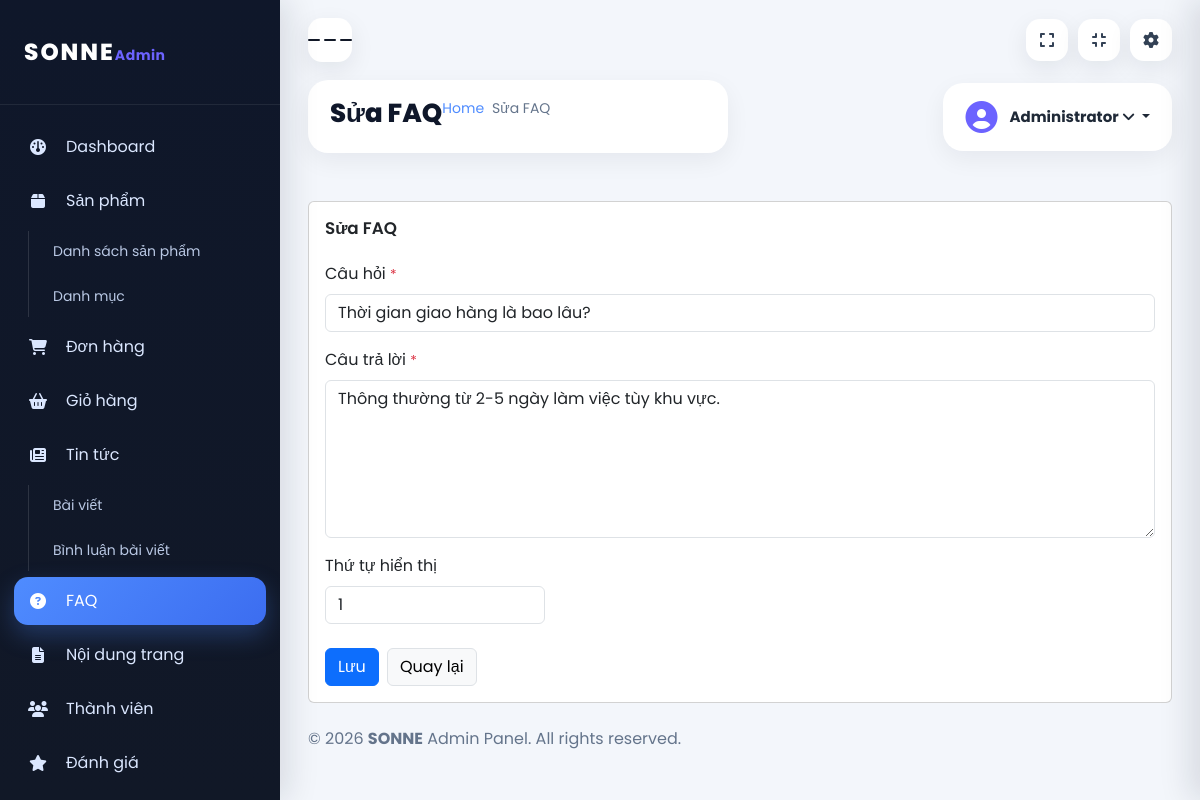
Screenshot of /admin/faq/edit/1 (signed in) with the database file from the repository.
### tables this page shows
CREATE TABLE faqs (
    id INT UNSIGNED AUTO_INCREMENT PRIMARY KEY,
    question VARCHAR(255) NOT NULL,
    answer TEXT NOT NULL,
    sort_order INT NOT NULL DEFAULT 0,
    created_at DATETIME NOT NULL DEFAULT CURRENT_TIMESTAMP,
    updated_at DATETIME NOT NULL DEFAULT CURRENT_TIMESTAMP ON UPDATE CURRENT_TIMESTAMP
);

### controllers/admin/AdminFaqController.php (called while the page is built, shortened)
<?php
class AdminFaqController extends Controller {
    public function edit(array $p): void {
        $faq = FaqModel::find((int)($p['id'] ?? 0));
        $this->renderAdmin('faq/form', compact('faq') + ['title' => 'Sửa FAQ']);
    }
}

### index.php (called while the page is built, shortened)
<?php
require_once __DIR__ . '/config/db.php';
require_once __DIR__ . '/core/Router.php';
require_once __DIR__ . '/core/Model.php';
require_once __DIR__ . '/core/helpers.php';
spl_autoload_register(function (string $class): void {
    $paths = [
        __DIR__ . '/models/' . $class . '.php',
        __DIR__ . '/controllers/' . $class . '.php',
        __DIR__ . '/controllers/admin/' . $class . '.php',
    ];
    foreach ($paths as $path) {
        if (file_exists($path)) {
            return;
        }
    }
});
$router = new Router();
$router->get('/',                    'HomeController@index');
$router->get('/about',               'HomeController@about');
$router->get('/services',            'HomeController@services');
$router->get('/pricing',             'HomeController@pricing');
$router->get('/seller',              'HomeController@seller');
$router->get('/contact',             'ContactController@index');
$router->post('/contact',            'ContactController@submit');
$router->get('/faq',                 'FaqController@index');
$router->get('/login',               'AuthController@loginForm');
$router->post('/login',              'AuthController@login');
$router->get('/register',            'AuthController@registerForm');
$router->post('/register',           'AuthController@register');
$router->get('/logout',              'AuthController@logout');
$router->get('/products',            'ProductController@index');
$router->get('/product/{slug}',      'ProductController@detail');
$router->get('/search',              'ProductController@search');
$router->get('/search/suggest',      'ProductController@suggest');
$router->get('/category/{slug}',     'ProductController@category');
$router->get('/cart',                'CartController@index');
$router->post('/cart/add',           'CartController@add');
$router->post('/cart/update',        'CartController@update');
$router->post('/cart/remove',        'CartController@remove');
$router->post('/cart/clear',         'CartController@clear');
$router->post('/cart/sync',          'CartController@sync');
$router->get('/cart/count',          'CartController@count');
$router->get('/checkout',            'OrderController@checkoutForm');
$router->post('/checkout',           'OrderController@placeOrder');
$router->get('/order/success/{id}',  'OrderController@success');
$router->get('/orders',              'OrderController@myOrders');
$router->get('/profile',             'UserController@profile');
$router->post('/profile/update',     'UserController@updateProfile');
$router->post('/profile/password',   'UserController@changePassword');
$router->post('/profile/avatar',     'UserController@uploadAvatar');
$router->get('/news',                'NewsController@index');
$router->get('/news/{slug}',         'NewsController@detail');
$router->post('/news/{id}/comment',  'NewsController@postComment');
$router->post('/review',             'ReviewController@submit');
$router->get('/admin',               'AdminDashboardController@index');
$router->get('/admin/dashboard',     'AdminDashboardController@index');
$router->get('/admin/login',         'AdminAuthController@loginForm');
$router->post('/admin/login',        'AdminAuthController@login');
$router->get('/admin/logout',        'AdminAuthController@logout');
$router->get('/admin/users',         'AdminUserController@index');
$router->get('/admin/users/edit/{id}', 'AdminUserController@edit');
$router->post('/admin/users/update/{id}', 'AdminUserController@update');
$router->post('/admin/users/toggle-lock/{id}', 'AdminUserController@toggleLock');
$router->post('/admin/users/delete/{id}',  'AdminUserController@delete');
$router->post('/admin/users/reset-password/{id}', 'AdminUserController@resetPassword');
$router->get('/admin/products',       'AdminProductController@index');
$router->get('/admin/products/create','AdminProductController@create');
$router->post('/admin/products/store','AdminProductController@store');
$router->get('/admin/products/edit/{id}', 'AdminProductController@edit');
$router->post('/admin/products/update/{id}', 'AdminProductController@update');
$router->post('/admin/products/delete/{id}', 'AdminProductController@delete');
$router->get('/admin/orders',         'AdminOrderController@index');
$router->get('/admin/orders/{id}',    'AdminOrderController@detail');
$router->post('/admin/orders/status/{id}', 'AdminOrderController@updateStatus');
$router->get('/admin/carts',          'AdminCartController@index');
$router->get('/admin/carts/{id}',     'AdminCartController@detail');
$router->post('/admin/carts/status/{id}', 'AdminCartController@updateStatus');
$router->get('/admin/news',           'AdminNewsController@index');
$router->get('/admin/news/create',    'AdminNewsController@create');
$router->post('/admin/news/store',    'AdminNewsController@store');
$router->get('/admin/news/edit/{id}', 'AdminNewsController@edit');
$router->post('/admin/news/update/{id}', 'AdminNewsController@update');
$router->post('/admin/news/delete/{id}', 'AdminNewsController@delete');
$router->get('/admin/news-comments',           'AdminNewsCommentController@index');
$router->post('/admin/news-comments/delete/{id}', 'AdminNewsCommentController@delete');
$router->get('/admin/contacts',       'AdminContactController@index');
$router->get('/admin/contacts/{id}',  'AdminContactController@view');
$router->post('/admin/contacts/status/{id}', 'AdminContactController@updateStatus');
$router->post('/admin/contacts/delete/{id}', 'AdminContactController@delete');
$router->get('/admin/reviews',         'AdminReviewController@index');
$router->post('/admin/reviews/delete/{id}', 'AdminReviewController@delete');
$router->get('/admin/faq',             'AdminFaqController@index');
$router->get('/admin/faq/create',      'AdminFaqController@create');
$router->post('/admin/faq/store',      'AdminFaqController@store');
$router->get('/admin/faq/edit/{id}',   'AdminFaqController@edit');
$router->post('/admin/faq/update/{id}','AdminFaqController@update');
$router->post('/admin/faq/delete/{id}','AdminFaqController@delete');
$router->get('/admin/pages',           'AdminPageController@index');
$router->post('/admin/pages/update',   'AdminPageController@update');
$router->get('/admin/categories',       'AdminCategoryController@index');
$router->post('/admin/categories/store','AdminCategoryController@store');
$router->post('/admin/categories/update/{id}','AdminCategoryController@update');
$router->post('/admin/categories/delete/{id}','AdminCategoryController@delete');
$router->dispatch();

### config/db.php (called while the page is built, shortened)
<?php
class DB {
    private static ?PDO $instance = null;
    private static string $host     = '127.0.0.1';
    private static string $dbname   = 'sonne_db';
    private static string $user     = 'root';
    private static string $password = '';
    private static string $charset  = 'utf8mb4';
    public static function getInstance(): PDO {
        if (self::$instance === null) {
            $dsn = "mysql:host=" . self::$host
                 . ";dbname=" . self::$dbname
                 . ";charset=" . self::$charset;
            try {
                self::$instance = new PDO($dsn, self::$user, self::$password, [
                    PDO::ATTR_ERRMODE            => PDO::ERRMODE_EXCEPTION,
                    PDO::ATTR_DEFAULT_FETCH_MODE => PDO::FETCH_ASSOC,
                    PDO::ATTR_EMULATE_PREPARES   => false,
                ]);
            } catch (PDOException $e) {
                error_log('[DB] Connection failed: ' . $e->getMessage());
                http_response_code(500);
                exit('Service temporarily unavailable. Please try again later.');
            }
        }
        return self::$instance;
    }
    public static function fetchOne(string $sql, array $params = []): ?array {
        $stmt = self::getInstance()->prepare($sql);
        $stmt->execute($params);
        $row = $stmt->fetch();
        return $row !== false ? $row : null;
    }
}

### core/Model.php (called while the page is built, shortened)
<?php
abstract class Model {
    protected static string $table = '';
    protected static string $primaryKey = 'id';
    public static function find(int $id): ?array {
        return DB::fetchOne(
            "SELECT * FROM " . static::$table . " WHERE " . static::$primaryKey . " = ? LIMIT 1",
            [$id]
        );
    }
}

### core/helpers.php (called while the page is built, shortened)
<?php
function e(mixed $value): string {
    return htmlspecialchars((string) $value, ENT_QUOTES, 'UTF-8');
}

### views/admin/faq/form.php (the view, shortened to what this page needs)
<?php
$isEdit = !empty($faq);
$action = $isEdit
    ? BASE_URL . '/admin/faq/update/' . (int)$faq['id']
    : BASE_URL . '/admin/faq/store';
?>
<div class="row">
    <div class="col-12 mt-4">
        <div class="card">
            <div class="card-body">
                <h4 class="header-title mb-4"><?= $isEdit ? 'Sửa FAQ' : 'Thêm FAQ' ?></h4>
                <form action="<?= $action ?>" method="POST">
                    <div class="mb-3">
                        <label class="form-label">Câu hỏi <span class="text-danger">*</span></label>
                        <input type="text" name="question" class="form-control" required value="<?= e($faq['question'] ?? '') ?>">
                    </div>
                    <div class="mb-3">
                        <label class="form-label">Câu trả lời <span class="text-danger">*</span></label>
                        <textarea name="answer" rows="6" class="form-control" required><?= e($faq['answer'] ?? '') ?></textarea>
                    </div>
                    <div class="mb-4" style="max-width: 220px;">
                        <label class="form-label">Thứ tự hiển thị</label>
                        <input type="number" name="sort_order" class="form-control" value="<?= (int)($faq['sort_order'] ?? 0) ?>">
                    </div>
                    <div class="d-flex gap-2">
                        <button type="submit" class="btn btn-primary">Lưu</button>
                        <a href="<?= BASE_URL ?>/admin/faq" class="btn btn-light border">Quay lại</a>
                    </div>
                </form>
            </div>
        </div>
    </div>
</div>

### core/Router.php (shortened to what this page needs)
<?php
class Router {
    private array $routes = [];
    private function add(string $method, string $path, string $handler): void {
        $this->routes[] = compact('method', 'pattern', 'handler');
    }
    public function dispatch(): void {
        $method = $_SERVER['REQUEST_METHOD'] ?? 'GET';
        $uri = parse_url($_SERVER['REQUEST_URI'] ?? '/', PHP_URL_PATH);
        $base = str_replace('\\', '/', dirname($_SERVER['SCRIPT_NAME'] ?? '/'));
        $base = $base === '/' ? '' : rtrim($base, '/');
        if (str_starts_with($uri, $base)) {
            $uri = substr($uri, strlen($base));
        }
        $uri = '/' . ltrim($uri, '/');
        if ($uri !== '/' ) $uri = rtrim($uri, '/');
        foreach ($this->routes as $route) {
            if ($route['method'] !== $method) continue;
            if (!preg_match($route['pattern'], $uri, $matches)) continue;
            $params = array_filter($matches, 'is_string', ARRAY_FILTER_USE_KEY);
            [$class, $action] = explode('@', $route['handler']);
            $controller = new $class();
            $controller->$action($params);
            return;
        }
    }
}

### assets/admin/admin.css (style rules this page uses)
html, body { min-height: 100%; }
body { margin: 0; font-family: 'Poppins', sans-serif; background: #f3f6fb; color: #1f2937; }
.text-danger.required, span.text-danger { font-size: .85em; }
.header-title { font-size: 1.05rem; font-weight: 600; margin-bottom: .75rem; }
textarea.form-control { resize: vertical; min-height: 100px; }

### rows the page displays
faqs: question "Thời gian giao hàng là bao lâu?", answer "Thông thường từ 2-5 ngày làm việc tùy khu vực.", sort_order "1"
